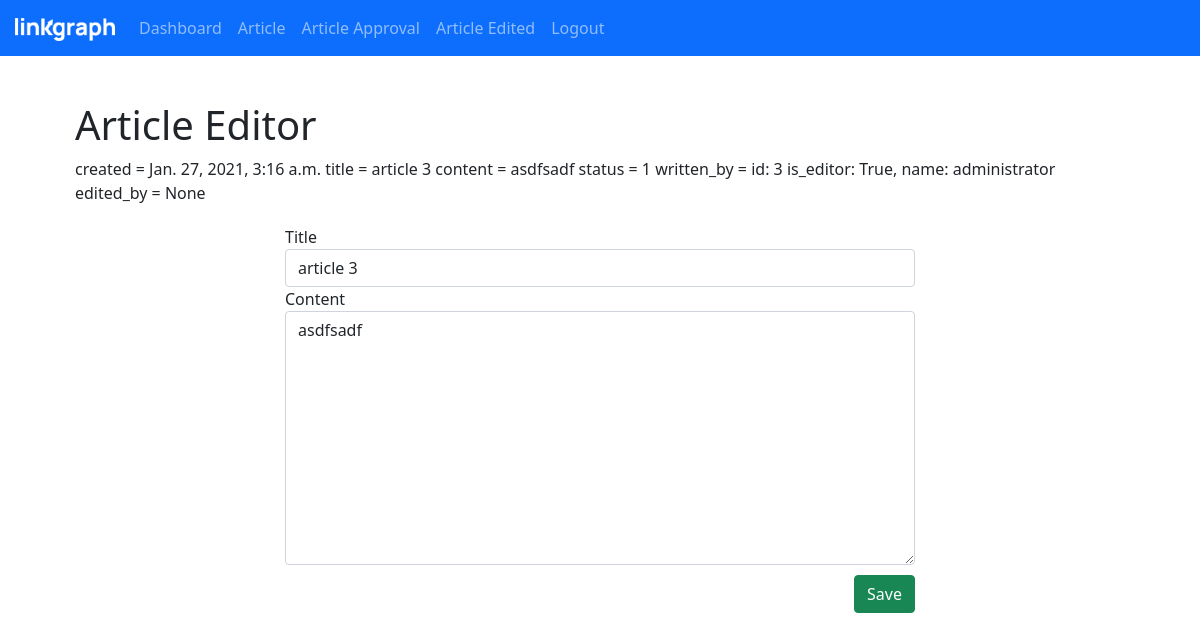
Page /article/1 (signed in) on the earlier database version.
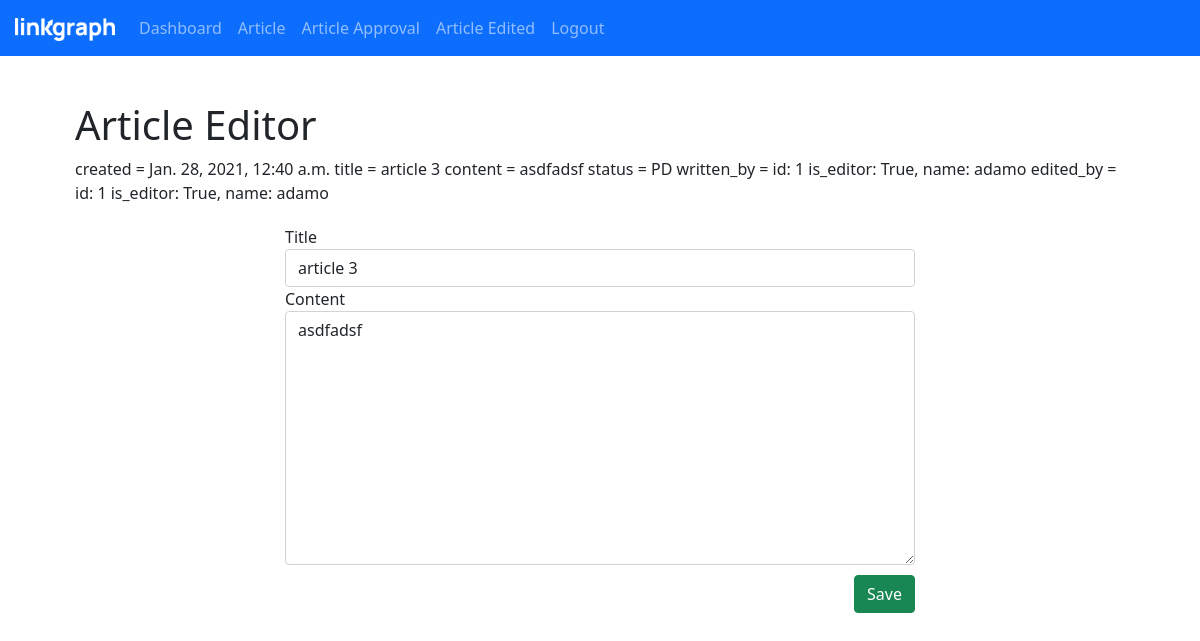
Same page on the later database version.
### blog/models.py (models this page shows, shortened)
class Article(models.Model):
    PENDING = 'PD'
    ACCEPTED = 'ACT'
    REJECTED = 'RJT'
    STATUS_CHOICES = [
        (PENDING, 'Pending'),
        (ACCEPTED, 'Accepted'),
        (REJECTED, 'Rejected'),
    ]
    created_at = models.DateTimeField(auto_now_add=True)
    modified_at = models.DateTimeField(auto_now=True)
    title = models.CharField(max_length=200)
    content = models.TextField()
    status = models.CharField(max_length=20, choices=STATUS_CHOICES,
                              default=PENDING)
    written_by = models.ForeignKey(Writer,
                                   on_delete=models.CASCADE,
                                   related_name='written_by')
    edited_by = models.ForeignKey(Writer, on_delete=models.CASCADE, null=True,
                                  related_name='edited_by')

class Writer(models.Model):
    user = models.OneToOneField(User, on_delete=models.CASCADE)
    is_editor = models.BooleanField(default=False)
    name = models.CharField(max_length=200)
    def __str__(self):
        return f"id: {self.id} is_editor: {self.is_editor}, name: {self.name}"

### blog/views.py (the view)
# urls.py: path('article/<int:id>', views.articles, name='article-edit'),
@login_required()
def articles(request, id=None):
    if request.method == 'POST':
        form = ArticleForm(request.POST)
        writer = Writer.objects.get(id=request.session['writer_id'])
        if id is None:
            form.save(writer)
        else:
            Article.objects.filter(pk=id).update(
                title=form.data["title"],
                content=form.data["content"],
                edited_by=writer)
        return HttpResponseRedirect('/article')
    elif id is None:
        form = ArticleForm()
        return render(request, "blog/article.html", {
            "article": None,
            "form": form
        })
    else:
        article = get_object_or_404(Article, id=id)
        form = ArticleForm(initial={
            'title': article.title,
            'content': article.content,
            'id': article.id
        })
        return render(request, "blog/article.html", {
            "article": article,
            "form": form,
            "id": article.id
        })

### blog/forms.py (shortened to what this page needs)
class ArticleForm(forms.Form):
    title = forms.CharField(label="Title", max_length=200,
                            widget=forms.TextInput(
                                attrs={"class": "form-control"}),
                            )
    content = forms.CharField(
        label="Content",
        max_length=10000,
        widget=forms.Textarea(attrs={"class": "form-control"}),
    )

### blog/templates/blog/article.html (shortened to what this page needs)
{% extends "blog/nav-base.html" %}
{% block title %} Article Editor{% endblock %}
{% block content %}
  {% if article %}
    created = {{article.created_at}} title =
    {{article.title}} content = {{article.content}} status = {{article.status}}
    written_by = {{article.written_by}} edited_by = {{article.edited_by}}
  {% endif %}
  <form class="article-form" method="post" action="{{id}}">
    {% for field in form %}
    <div class="form-group">
      <label for="{{ field.name }}">{{ field.label }}</label>
      <br />
      {{ field }}
    </div>
    {% endfor %}
    <button class="save-btn btn btn-success" type="submit">Save</button>
  </form>
{% endblock %}

Differences in the rows shown:
changed Article "article 3": created_at "Jan. 27, 2021, 3:16 a.m." → "Jan. 28, 2021, 12:40 a.m."; content "asdfsadf" → "asdfadsf"; status "1" → "PD"; written_by "id: 3 is_editor: True, name: administrator" → "id: 1 is_editor: True, name: adamo"; edited_by "None" → "id: 1 is_editor: True, name: adamo"
